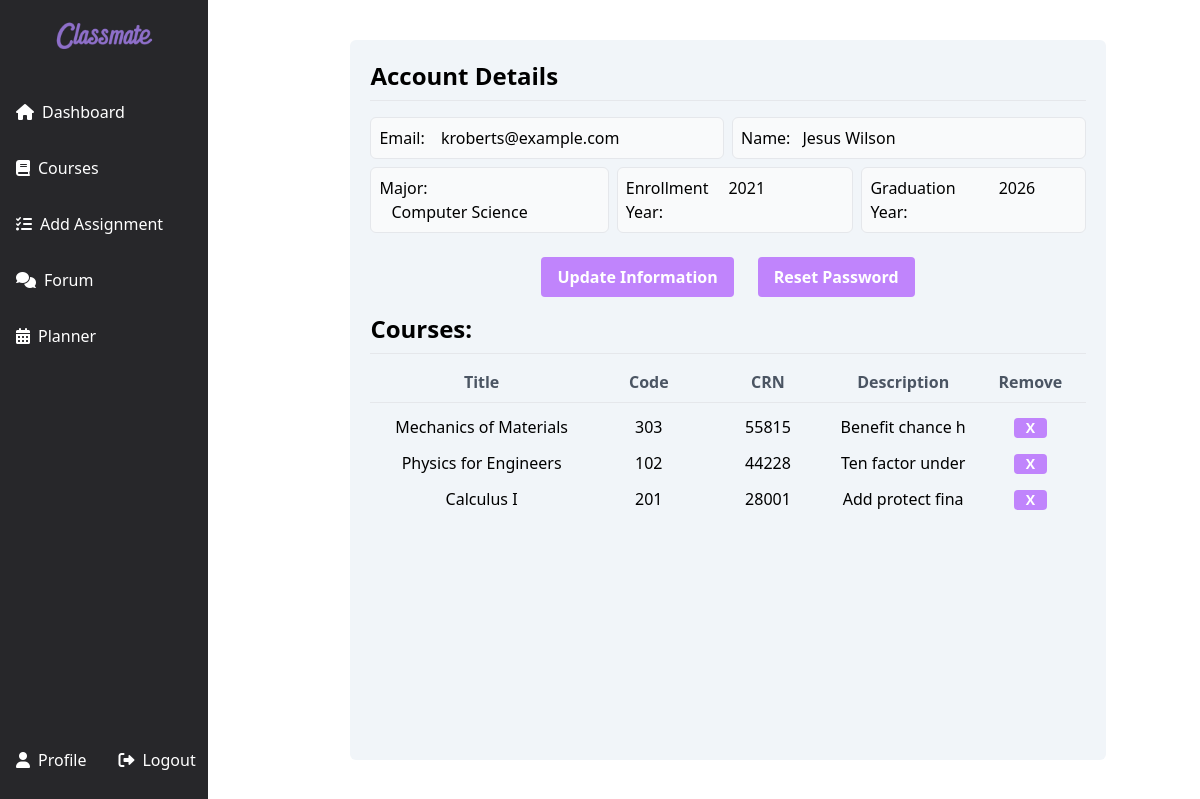
The page /users/profile/ (signed in) on the database its author committed.
### users/models.py (models this page shows, shortened)
class Student(models.Model):
    account = models.OneToOneField(User, on_delete=models.CASCADE)  # Use Django's built-in User model
    full_name = models.CharField(max_length=255, null=True, blank=True)
    major = models.CharField(max_length=255, null=True, blank=True)
    enrollment_year = models.IntegerField(null=True, blank=True)
    expected_graduation_year = models.IntegerField(null=True, blank=True)

### courses/models.py (models this page shows, shortened)
class Course(models.Model):
    course_name = models.CharField(max_length=255)
    course_code = models.IntegerField()
    crn = models.IntegerField()
    department = models.CharField(max_length=255)
    credit_hours = models.IntegerField()
    description = models.TextField()
    enrolled_students = models.ManyToManyField(Student, related_name='enrolled_courses')

### users/views.py (the view, shortened to what this page needs)
# urls.py: path('profile/', views.viewProfile, name='viewProfile'),
@login_required
def viewProfile(request):
    student = get_object_or_404(Student, account=request.user)
    user_courses = Course.objects.filter(enrolled_students=student)
    context = {
        'user_courses': user_courses,
    }
    if request.method == 'GET':
        return render(request, 'users/profile.html', context)

### users/templates/users/profile.html (shortened to what this page needs)
{% load static %}
<!DOCTYPE html>
<html lang="en">
<head>
    <link rel="stylesheet" href="https://cdnjs.cloudflare.com/ajax/libs/font-awesome/6.0.0-beta3/css/all.min.css">
    <script src="https://cdn.tailwindcss.com"></script>
</head>
<body class="flex">
    <div class="sidebar fixed inset-y-0 left-0 bg-zinc-800 text-white w-52 flex flex-col justify-between z-50">
        <div>
            <div class="p-4 flex justify-center items-center">
                <a href="{% url 'homepage' %}">
                    <img src="{% static 'classmate.png' %}" alt="Logo" class="h-10">
                </a>
            </div>
            <div class="flex-1 space-y-2 py-4 flex flex-col justify-center">
                <a href="{% url 'dashboard:dashboard' %}" class="flex items-center space-x-2 px-4 py-3 rounded-md hover:bg-zinc-700">
                    <i class="fas fa-home"></i>
                    <span>Dashboard</span>
                </a>
                <div class="group">
                    <a href="javascript:void(0);" id="courses-btn" class="flex items-center space-x-2 px-4 py-3 rounded-md hover:bg-zinc-700">
                        <i class="fas fa-book"></i>
                        <span>Courses</span>
                    </a>
                </div>
                <a href="{% url 'dashboard:add_assignment' %}" class="flex items-center space-x-2 px-4 py-3 rounded-md hover:bg-zinc-600">
                    <i class="fas fa-tasks"></i>
                    <span>Add Assignment</span>
                </a>
                <a href="{% url 'forum:courseList' %}" class="flex items-center space-x-2 px-4 py-3 rounded-md hover:bg-zinc-700">
                    <i class="fas fa-comments"></i>
                    <span>Forum</span>
                </a>
                <a href="{% url 'planner:monthly' %}" class="flex items-center space-x-2 px-4 py-3 rounded-md hover:bg-zinc-700">
                    <i class="fas fa-calendar-alt"></i>
                    <span>Planner</span>
                </a>
            </div>
        </div>
        <div class="pb-4 flex flex-row">
            <div>
                <a href="{% url 'user:viewProfile' %}" class="flex items-center space-x-2 px-4 py-3 rounded-md hover:bg-zinc-700">
                    <i class="fas fa-user"></i>
                    <span>Profile</span>
                </a>
            </div>
            <div>
                <a href="{% url 'logout' %}" class="flex items-center space-x-2 px-4 py-3 rounded-md hover:bg-zinc-700">
                    <i class="fas fa-sign-out-alt"></i>
                    <span>Logout</span>
                </a>
            </div>
        </div>
    </div>
    <main class="flex-1 ml-64 h-screen overflow-auto flex justify-center">
        <div class="bg-slate-100 p-5 rounded-md flex-col space-y-4 w-4/5 m-10">
            <h1 class="text-2xl font-bold pb-2 border-b">Account Details</h1>
            <form id="account-details-form" class="flex flex-col justify-between">
                <div id="student-info">
                    {% include 'partials/student-details.html' %}
                </div>
            </form>
                <h1 class="text-2xl font-bold pb-2 border-b">Courses:</h1>
                {% include 'partials/student-courses.html' %}
            </div>
        </main>
</body>
</html>

### users/templates/partials/student-details.html
<div id="display-section">
    <div class="flex">
        <div class="p-2 border rounded-md w-1/2 overflow-clip bg-gray-50">
            <label for="email">Email:</label>
            <input id="email-display" class="bg-gray-50 pl-3" type="email" name="email" value="{{ user.email }}" readonly>
        </div>
        <div class="p-2 border rounded-md ml-2 w-1/2 overflow-clip bg-gray-50 flex flex-col">
            <div class="flex flex-row">
                <label for="full_name">Name:</label>
                <input id="full-name-display" class="bg-gray-50 pl-3" type="text" name="full_name" value="{{ user.student.full_name }}" readonly>
            </div>
        </div>
    </div>
    <div class="flex mt-2">
        <div class="p-2 border rounded-md w-1/3 overflow-clip bg-gray-50">
            <label for="major">Major:</label>
            <input id="major-display" class="bg-gray-50 pl-3" type="text" name="major" value="{{ user.student.major }}" readonly>
        </div>
        <div class="p-2 border rounded-md ml-2 w-1/3 overflow-clip bg-gray-50 flex flex-row">
            <label for="enrollment_year" class="pr-2">Enrollment Year:</label>
            <input id="enrollment-year-display" class="bg-gray-50 pl-3 h-6 w-32" type="number" name="enrollment_year" value="{{ user.student.enrollment_year }}" readonly>
        </div>
        <div class="p-2 border rounded-md ml-2 w-1/3 overflow-clip bg-gray-50 flex flex-row">
            <label for="graduation_year" class="pr-2">Graduation Year:</label>
            <input id="graduation-year-display" class="bg-gray-50 pl-3 h-6 w-1/2" type="number" name="expected_graduation_year" value="{{ user.student.expected_graduation_year }}" readonly>
        </div>
    </div>
    <div class="flex justify-center items-center space-x-6 mt-6">
        <button type="submit" id="edit-update-btn" class="bg-purple-400 text-white font-bold py-2 px-4 rounded hover:bg-purple-500 transition duration-300"
            hx-get="{% url 'user:updateProfile' %}"
            hx-target="#student-info">
            Update Information
        </button>
        <a href="{% url 'user:resetPassword' user.id %}">
            <button class="bg-purple-400 text-white font-bold py-2 px-4 rounded hover:bg-purple-500 transition duration-300" type="button">
                Reset Password
            </button>
        </a>
    </div>
</div>

### users/templates/partials/course-list.html
<div id="course-list">
{% for course in user_courses %}
    <div class="flex flex-row h-6 mt-3 items-center justify-evenly">
        <div class="w-52 text-center">
            <span>{{ course.course_name }}</span>
        </div>
        <div class="w-28 text-center">
            <span>{{ course.course_code }}</span>
        </div>
        <div class="w-28 text-center">
            <span>{{ course.crn }}</span>
        </div>
        <div class="w-36 text-center">
            <span>{{ course.description }}</span>
        </div>
        <div class="w-24 text-center">
            <button class="bg-purple-400 text-sm text-white font-bold px-3 rounded hover:bg-purple-500 transition duration-300"
                hx-delete="{% url 'user:deleteCourse' course.pk %}"
                hx-target="#course-list"
                hx-confirm="Are you sure?">X</button>
        </div>
    </div>
    {% empty %}
        <p>No courses found.</p>
    {% endfor %}
</div>

### rows shown on the page
Course: course_name "Mechanics of Materials", course_code "303", crn "55815", description "Benefit chance h"
Course: course_name "Physics for Engineers", course_code "102", crn "44228", description "Ten factor under"
Course: course_name "Calculus I", course_code "201", crn "28001", description "Add protect fina"
